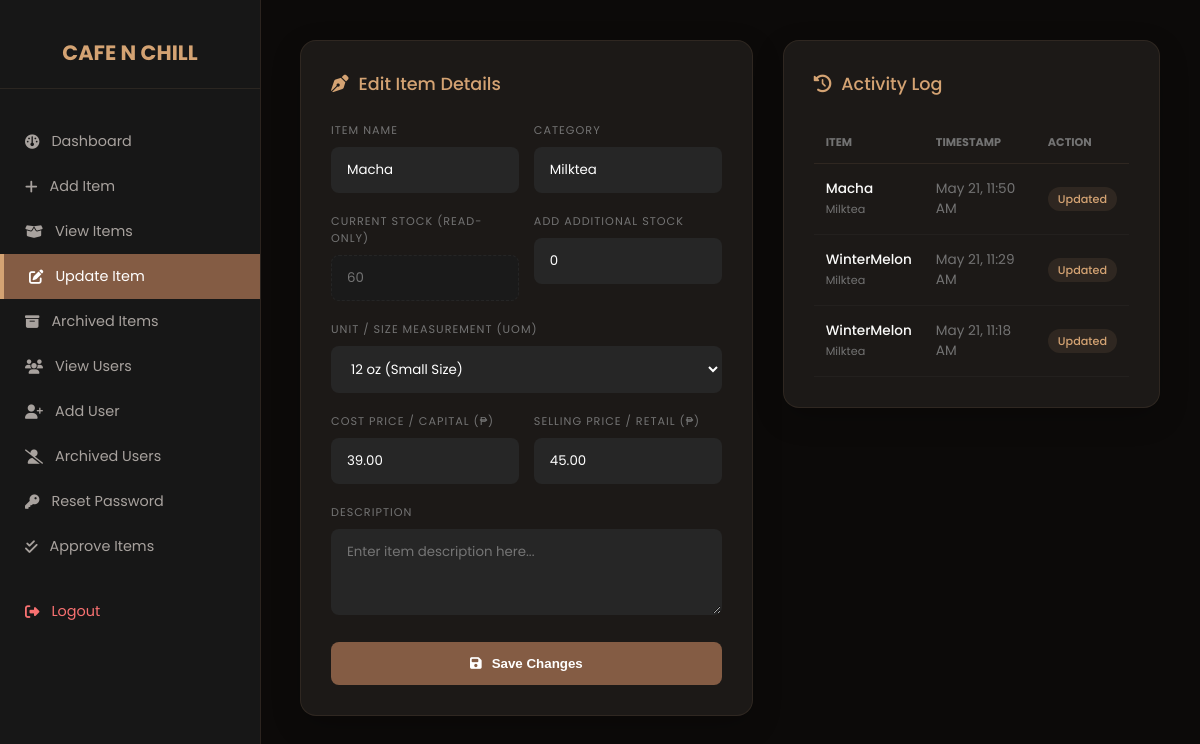
The page /admin/update_item.php?id=21 (signed in) on the database its author committed.
### tables this page shows
CREATE TABLE `items` (
  `id` int(11) NOT NULL,
  `name` varchar(100) DEFAULT NULL,
  `category` varchar(50) DEFAULT NULL,
  `quantity` int(11) DEFAULT NULL,
  `uom` varchar(50) NOT NULL,
  `cost_price` decimal(10,2) NOT NULL DEFAULT 0.00,
  `selling_price` decimal(10,2) NOT NULL DEFAULT 0.00,
  `price` decimal(10,2) NOT NULL DEFAULT 0.00,
  `description` text DEFAULT NULL,
  `status` enum('approved','archived') DEFAULT 'approved',
  `updated_at` timestamp NOT NULL DEFAULT current_timestamp() ON UPDATE current_timestamp()
);

### admin/update_item.php (the view, shortened to what this page needs)
<?php
include "../config/db.php";
$item = null;
if(isset($_GET['id'])){
    $id = $_GET['id'];
    $stmt = $conn->prepare("SELECT * FROM items WHERE id = ?");
    $stmt->bind_param("i", $id);
    $stmt->execute();
    $res = $stmt->get_result();
    if($res->num_rows > 0){
        $item = $res->fetch_assoc();
    }
}
$logs_query = "SELECT name, category, updated_at FROM items WHERE updated_at IS NOT NULL ORDER BY updated_at DESC LIMIT 6";
$logs_result = $conn->query($logs_query);
$page = basename($_SERVER['PHP_SELF']);
?>
<!DOCTYPE html>
<html lang="en">
<head>
    <link rel="stylesheet" href="https://cdnjs.cloudflare.com/ajax/libs/font-awesome/6.5.2/css/all.min.css">
</head>
<body>
<div class="sidebar">
    <h2>CAFE N CHILL</h2>
    <a href="admin_dashboard.php" class="<?= $page == 'admin_dashboard.php' ? 'active' : '' ?>"><i class="fa-solid fa-gauge"></i> Dashboard</a>
    <a href="add_item.php" class="<?= $page == 'add_item.php' ? 'active' : '' ?>"><i class="fa-solid fa-plus"></i> Add Item</a>
    <a href="view_items.php" class="<?= $page == 'view_items.php' ? 'active' : '' ?>"><i class="fa-solid fa-box-open"></i> View Items</a>
    <a href="update_item.php" class="<?= $page == 'update_item.php' ? 'active' : '' ?>"><i class="fa-solid fa-pen-to-square"></i> Update Item</a>
    <a href="archived_items.php" class="<?= $page == 'archived_items.php' ? 'active' : '' ?>"><i class="fa-solid fa-box-archive"></i> Archived Items</a>
    <a href="view_user.php" class="<?= $page == 'view_user.php' ? 'active' : '' ?>"><i class="fa-solid fa-users"></i> View Users</a>
    <a href="add_user.php" class="<?= $page == 'add_user.php' ? 'active' : '' ?>"><i class="fa-solid fa-user-plus"></i> Add User</a>
    <a href="archived_users.php" class="<?= $page == 'archived_users.php' ? 'active' : '' ?>"><i class="fa-solid fa-user-slash"></i> Archived Users</a>
    <a href="reset_password.php" class="<?= $page == 'reset_password.php' ? 'active' : '' ?>"><i class="fa-solid fa-key"></i> Reset Password</a>
    <a href="approve_item.php" class="<?= $page == 'approve_item.php' ? 'active' : '' ?>"><i class="fa-solid fa-check-double"></i> Approve Items</a>
    <a onclick="confirmLogout()" style="margin-top: 20px; color: #f87171; cursor: pointer;"><i class="fa-solid fa-right-from-bracket"></i> Logout</a>
</div>
<main class="main-content">
    <section class="glass-card">
        <div class="section-title">
            <i class="fa-solid fa-pen-nib"></i> Edit Item Details
        </div>
        <?php if($item): ?>
        <form method="POST">
            <div class="form-row">
                <div class="form-group">
                    <label>Item Name</label>
                    <input type="text" name="name" value="<?= htmlspecialchars($item['name']); ?>" required placeholder="e.g. Wintermelon">
                </div>
                <div class="form-group">
                    <label>Category</label>
                    <input type="text" name="category" value="<?= htmlspecialchars($item['category']); ?>" required placeholder="e.g. Milktea">
                </div>
            </div>
            <div class="form-row">
                <div class="form-group">
                    <label>Current Stock (Read-Only)</label>
                    <input type="number" value="<?= $item['quantity']; ?>" disabled>
                </div>
                <div class="form-group">
                    <label>Add Additional Stock</label>
                    <input type="number" name="added_stock" value="0" min="0" required placeholder="Enter amount to add">
                </div>
            </div>
            <div class="form-group">
    <label>Unit / Size Measurement (UOM)</label>
    <select name="uom" required>
        <option value="12oz" <?= (isset($item['uom']) && $item['uom'] == '12oz') ? 'selected' : ''; ?>>12 oz (Small Size)</option>
    </select>
    </div>
            <div class="form-row">
                <div class="form-group">
                    <label>Cost Price / Capital (₱)</label>
                    <input type="number" step="0.01" name="cost_price" value="<?= isset($item['cost_price']) ? $item['cost_price'] : '0.00'; ?>" required placeholder="0.00">
                </div>
                <div class="form-group">
                    <label>Selling Price / Retail (₱)</label>
                    <input type="number" step="0.01" name="selling_price" value="<?= isset($item['selling_price']) ? $item['selling_price'] : '0.00'; ?>" required placeholder="0.00">
                </div>
            </div>
            <div class="form-group">
                <label>Description</label>
                <textarea name="description" rows="3" placeholder="Enter item description here..."><?= isset($item['description']) ? htmlspecialchars($item['description']) : ''; ?></textarea>
            </div>
            <button type="submit" name="update" class="btn-update">
                <i class="fa-solid fa-floppy-disk"></i> Save Changes
            </button>
        </form>
        <?php endif; ?>
    </section>
    <section class="glass-card">
        <div class="section-title">
            <i class="fa-solid fa-clock-rotate-left"></i> Activity Log
        </div>
        <table class="log-table">
            <thead>
                <tr>
                    <th>Item</th>
                    <th>Timestamp</th>
                    <th>Action</th>
                </tr>
            </thead>
            <tbody>
                <?php while($log = $logs_result->fetch_assoc()): ?>
                <tr>
                    <td>
                        <span style="display:block; font-weight: 500;"><?= htmlspecialchars($log['name']); ?></span>
                        <span style="font-size: 0.7rem; color: #737373;"><?= htmlspecialchars($log['category']); ?></span>
                    </td>
                    <td class="time-col"><?= date('M d, h:i A', strtotime($log['updated_at'])); ?></td>
                    <td><span class="status-badge">Updated</span></td>
                </tr>
                <?php endwhile; ?>
            </tbody>
        </table>
    </section>
</main>
</body>
</html>

### admin/update_item.php (style rules this page uses)
:root { --bg-color: #0c0a09; --sidebar-color: #171717; --coffee-brown: #845c44; --cream-accent: #d4a373; --text-light: #fafaf9; --card-bg: #1c1917; --input-bg: #262626; --border-color: rgba(212, 163, 115, 0.1); }
body { margin: 0; font-family: 'Poppins', sans-serif; background: var(--bg-color); color: var(--text-light); display: flex; min-height: 100vh; }
.sidebar { width: 260px; height: 100vh; background: var(--sidebar-color); position: fixed; padding-top: 20px; border-right: 1px solid rgba(132, 92, 68, 0.2); overflow-y: auto; }
.sidebar h2 { color: var(--cream-accent); text-align: center; font-size: 1.3rem; margin-bottom: 30px; border-bottom: 1px solid rgba(212, 163, 115, 0.1); padding-bottom: 20px; }
.sidebar a { display: flex; align-items: center; gap: 12px; color: #a8a29e; padding: 12px 25px; text-decoration: none; font-size: 0.9rem; transition: 0.3s; cursor: pointer; }
.sidebar a.active { background: var(--coffee-brown); color: white; border-left: 4px solid var(--cream-accent); }
.main-content { margin-left: 260px; padding: 40px; width: 100%; display: grid; grid-template-columns: 1.2fr 1fr; gap: 30px; align-items: start; box-sizing: border-box; }
.glass-card { background: var(--card-bg); padding: 30px; border-radius: 16px; border: 1px solid var(--border-color); box-shadow: 0 10px 30px rgba(0,0,0,0.2); }
.section-title { font-size: 1.1rem; color: var(--cream-accent); margin-bottom: 25px; display: flex; align-items: center; gap: 10px; font-weight: 500; }
.form-group { margin-bottom: 20px; }
.form-row { display: flex; gap: 15px; }
.form-row .form-group { flex: 1; }
label { display: block; font-size: 0.7rem; color: #737373; margin-bottom: 8px; text-transform: uppercase; letter-spacing: 1px; }
input, select, textarea { width: 100%; padding: 12px 15px; background: var(--input-bg); border: 1px solid transparent; border-radius: 8px; color: white; transition: 0.3s; outline: none; box-sizing: border-box; font-family: 'Poppins', sans-serif; }
input:disabled { background: #1a1a1a; color: #737373; cursor: not-allowed; border: 1px dashed rgba(255,255,255,0.05); }
.btn-update { width: 100%; padding: 14px; background: var(--coffee-brown); color: white; border: none; border-radius: 8px; cursor: pointer; font-weight: 600; transition: 0.3s; display: flex; align-items: center; justify-content: center; gap: 10px; }
.log-table { width: 100%; border-collapse: collapse; }
.log-table th { text-align: left; font-size: 0.7rem; color: #737373; text-transform: uppercase; padding: 12px; border-bottom: 1px solid var(--border-color); }
.log-table td { padding: 15px 12px; font-size: 0.85rem; border-bottom: 1px solid rgba(255,255,255,0.03); }
.status-badge { background: rgba(212, 163, 115, 0.1); color: var(--cream-accent); padding: 4px 10px; border-radius: 20px; font-size: 0.7rem; font-weight: 500; }
.time-col { color: #737373; font-size: 0.8rem; }

### rows shown on the page
items: name "Macha", category "Milktea", quantity "60", uom "12 oz (Small Size)", cost_price "39.00", selling_price "45.00", updated_at "May 21, 11:50 AM"
items: name "WinterMelon", category "Milktea", updated_at "May 21, 11:29 AM"
items: name "WinterMelon", category "Milktea", updated_at "May 21, 11:18 AM"
